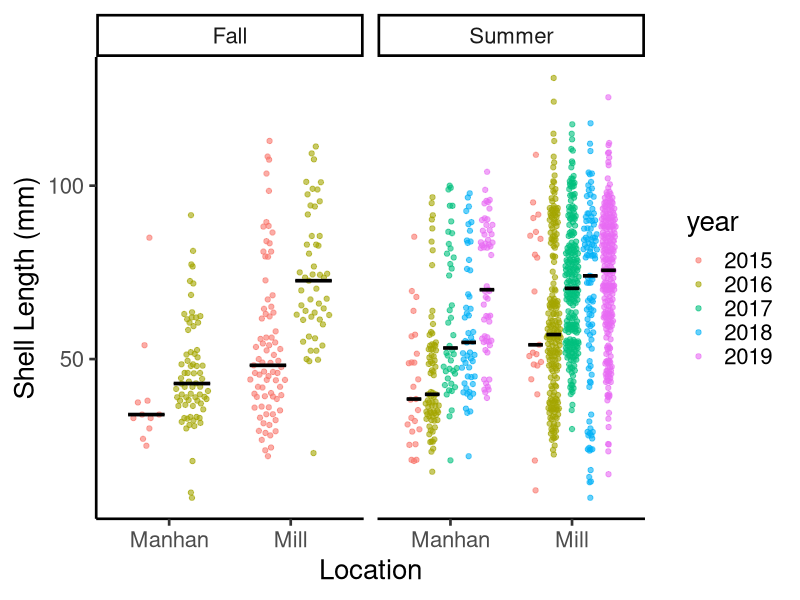

Recreate this plot in R.
# load the necessary packages
library(ggplot2) # for graphing
library(ggbeeswarm) # for jittering the data

# import the data
mussels <- read.csv("data/mussels.csv")

#make year a factor
mussels$year <- as.factor(mussels$year)

# simple graph with jittered points
ggplot(                          # ggplot function makes the plot
  data=mussels,                  # give the name of the data to use here
  aes(x=location, y=length,      # aes = aesthetics, define x and y variables here
      color=year, fill=year)) +  # add year as the color and fill
  geom_quasirandom(              # jitters the points to show the distribution
    shape=21,                    # sets the shape of the points
    size=1.5,                    # changes the point size 
    alpha=0.6,                   # makes the points 75% transparent 
    dodge.width = 0.75) +        # shifts the jittered points by year within location
  stat_summary(                  # adds a statistical summary of the data
    fun = median,                # fun, fun.min, fun.max used to add the median
    fun.min = median, 
    fun.max = median, 
    geom = "crossbar",           # sets the shape of the median to a crossbar
    width = 0.6,                 # width of the median
    size = 0.5,                  # size (thickness) of the median
    color = "black",             # color of the median
    position=position_dodge(width=0.75), #match dodge.width from above
    show.legend = FALSE) +       # removes legend for just medians    
  ylab("Shell Length (mm)") +    # adds a custom label for the y-axis
  xlab("Location") +             # adds a custom label for the x-axis
  theme_classic(base_size=20) +  # uses theme to format (removes gray background)
  facet_wrap(vars(season))